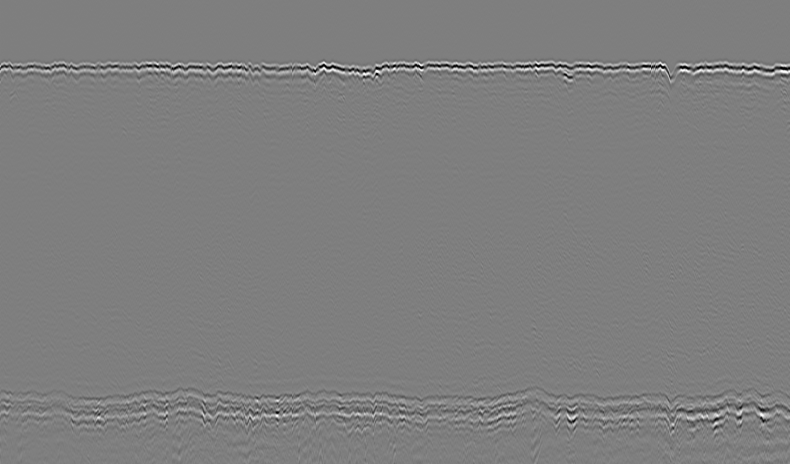
#> input picture imgd.BMP, 1580 x 928 px, found by its file name (shown at 1/2 size)
$ python tracker.py
#> lines starting #> are read from the running program, lines starting #| are printed output that depends on the picture; after the words box and inside, x2 and y2 are one past the last pixel; in counts of white or black regions, pixels touching at a corner belong together
import cv2 as cv
import numpy as np

def on_trackbar(val):
    threshold = val
    kernel = np.ones((3,3),np.uint8)
    opening = cv.morphologyEx(gray_image, cv.MORPH_OPEN, kernel)
    closing = cv.morphologyEx(opening, cv.MORPH_CLOSE, kernel)
    dilation = cv.dilate(closing,kernel,iterations = 1)
    erosion = cv.erode(dilation,kernel,iterations = 1)
    #blackhat = cv.morphologyEx(gray_image, cv.MORPH_BLACKHAT, kernel)
    noise = cv.fastNlMeansDenoising(erosion, None, 15, 7, 21)

    _, thresholded = cv.threshold(noise, threshold, 255, cv.THRESH_BINARY)

    dilation = cv.dilate(thresholded,kernel,iterations = 2)
    erosion = cv.erode(dilation,kernel,iterations = 2)
    cv.imshow("Thresholded Image", erosion)

# Load the grayscale image
gray_image = cv.imread("C:\\Users\\karti\\OneDrive\\Desktop\\Project\\CV Assignment\imgd.BMP", cv.IMREAD_GRAYSCALE)
#> gray_image is the input picture: shape (928, 1580); min 0, max 254, mean 126.2
gray_image = cv.resize(gray_image,(800,600))
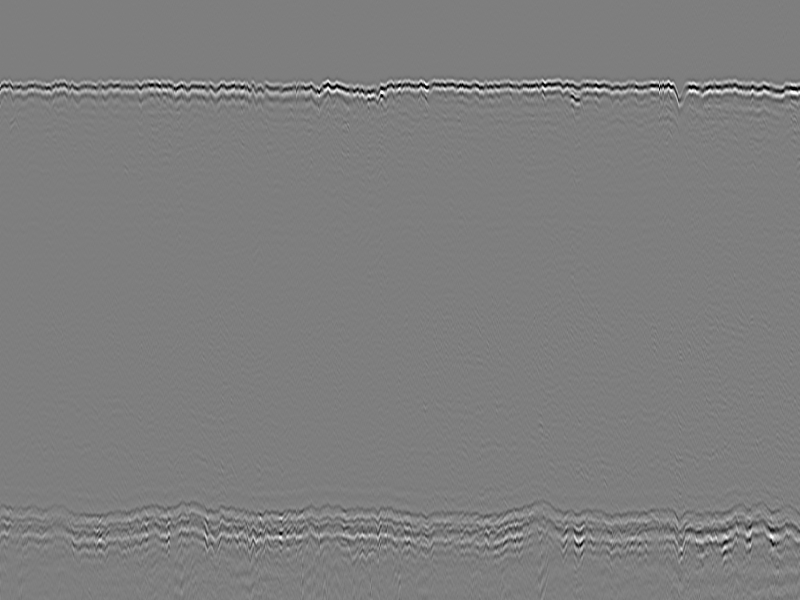
#> gray_image: shape (600, 800); min 0, max 254, mean 126

# Create a window
cv.namedWindow("Thresholded Image")

# Create a trackbar
threshold = 128
cv.createTrackbar("Threshold", "Thresholded Image", threshold, 255, on_trackbar)


# Show the image
on_trackbar(threshold)
#> in on_trackbar, `_, thresholded = cv.threshold(noise, threshold, 255, cv.THRESH_BINARY)`:
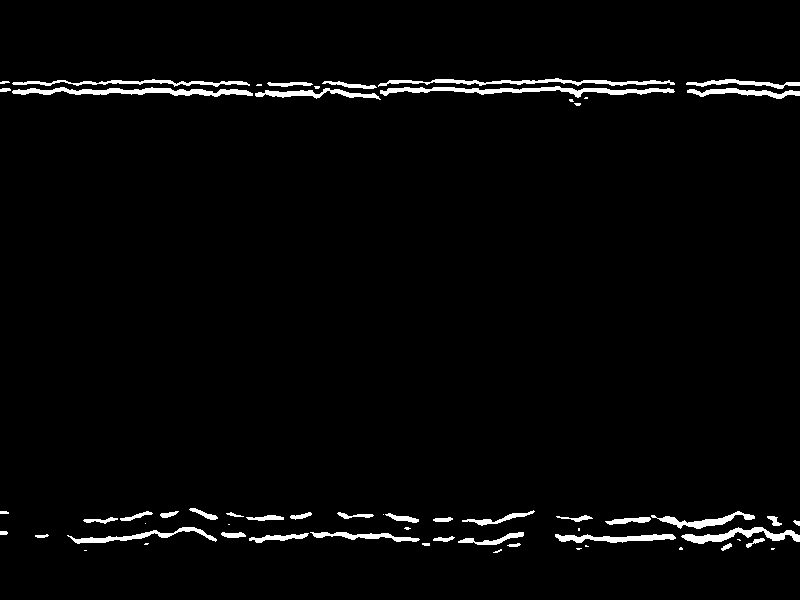
#> thresholded: shape (600, 800); 2.5% white; 60 white regions (18 under 20 px), largest, box (x1, y1, x2, y2) and area: (380, 86, 675, 98) 1278, (12, 87, 253, 97) 1162, (378, 78, 675, 87) 957
#> in on_trackbar, `dilation = cv.dilate(thresholded,kernel,iterations = 2)`:
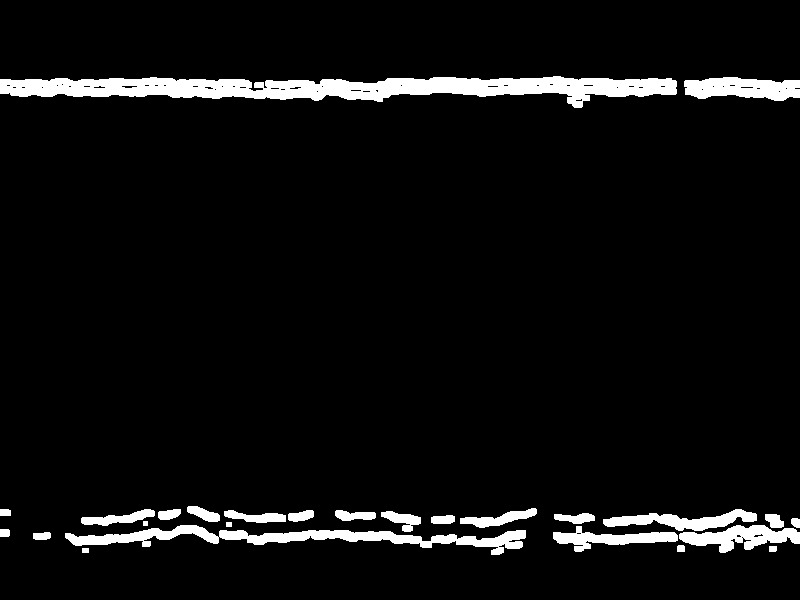
#> dilation: shape (600, 800); 5.7% white; 26 white regions, largest, box (x1, y1, x2, y2) and area: (0, 76, 677, 108) 11562, (65, 525, 526, 555) 4451, (684, 77, 800, 101) 2061
#> in on_trackbar, `erosion = cv.erode(dilation,kernel,iterations = 2)`:
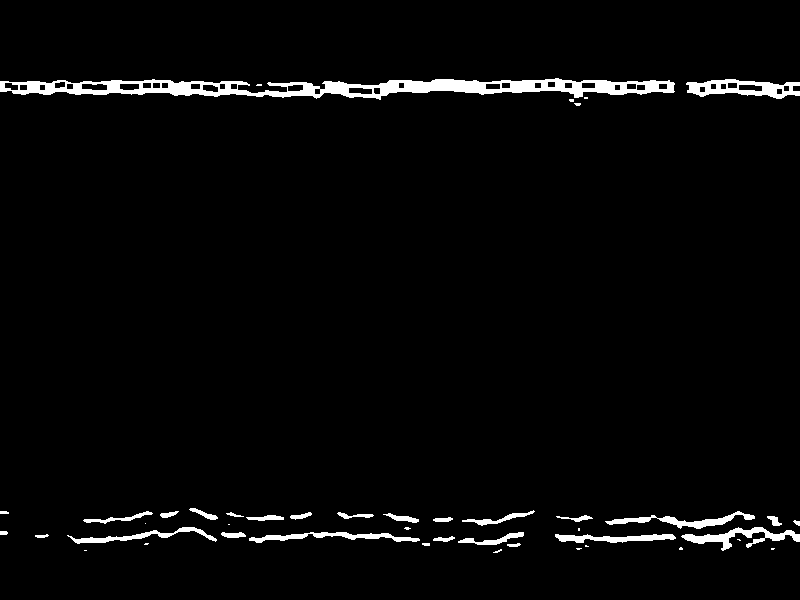
#> erosion: shape (600, 800); 2.9% white; 44 white regions (16 under 20 px), largest, box (x1, y1, x2, y2) and area: (0, 78, 675, 100) 6749, (686, 79, 800, 99) 1203, (681, 527, 800, 551) 941
cv.waitKey(0)
cv.destroyAllWindows()

$ run again, with imga.BMP copied over imgd.BMP
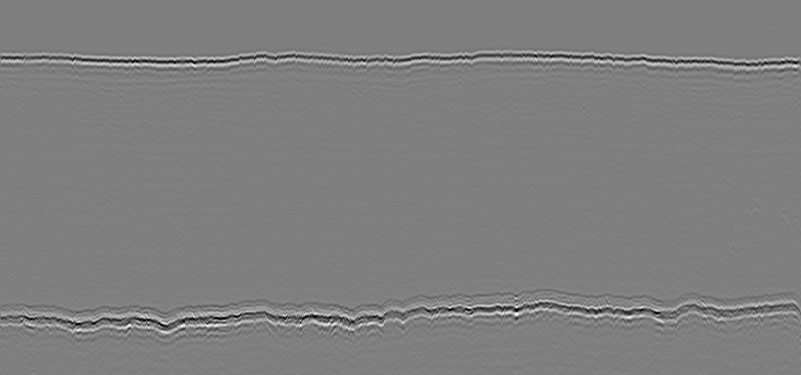
#> input picture imga.BMP, 1602 x 749 px, found by its file name (shown at 1/2 size)
#> gray_image is the input picture: shape (749, 1602); min 0, max 255, mean 126.8
#> gray_image: shape (600, 800)
#> in on_trackbar, `_, thresholded = cv.threshold(noise, threshold, 255, cv.THRESH_BINARY)`:
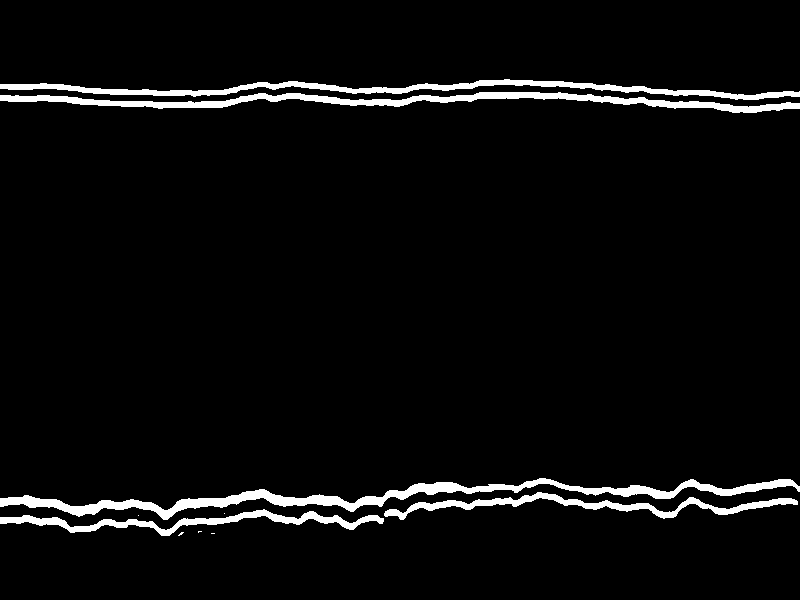
#> thresholded: shape (600, 800); 4.4% white; 10 white regions (5 under 20 px), largest, box (x1, y1, x2, y2) and area: (0, 478, 800, 520) 6444, (0, 92, 800, 113) 5008, (0, 79, 800, 100) 4367, (384, 492, 798, 520) 2629, (0, 509, 384, 536) 2537
#> in on_trackbar, `dilation = cv.dilate(thresholded,kernel,iterations = 2)`:
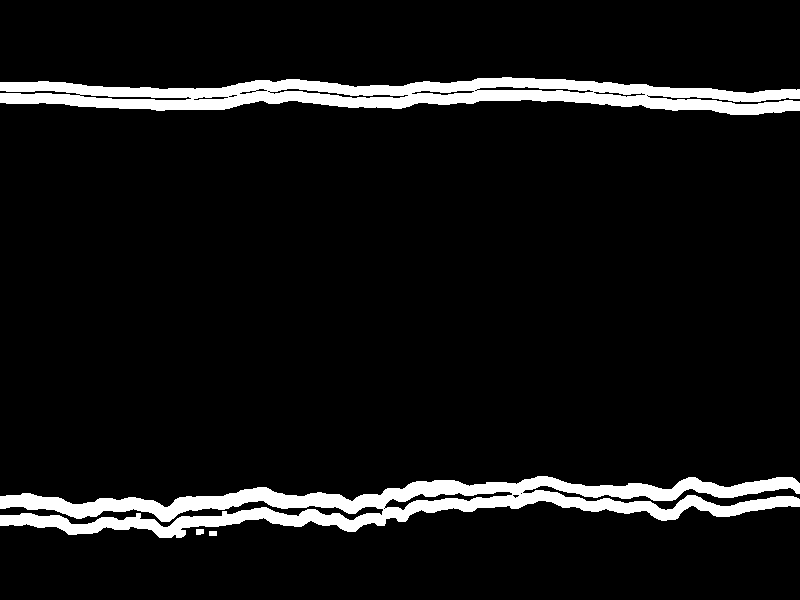
#> dilation: shape (600, 800); 7.6% white; 4 white regions, box (x1, y1, x2, y2) and area: (0, 476, 800, 538) 19935, (0, 77, 800, 115) 16480, (196, 529, 204, 535) 45, (209, 531, 217, 536) 40
#> erosion: shape (600, 800); 4.4% white; 7 white regions (3 under 20 px), largest, box (x1, y1, x2, y2) and area: (0, 478, 800, 520) 6491, (0, 492, 800, 536) 5291, (0, 92, 800, 113) 5039, (0, 79, 800, 100) 4390

$ run again, with imgb.BMP copied over imgd.BMP
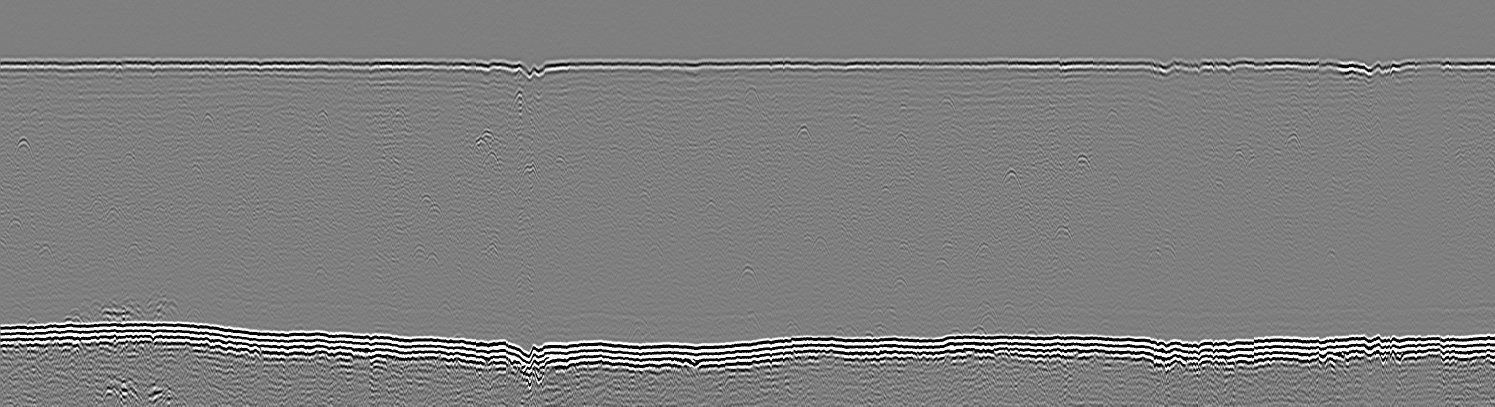
#> input picture imgb.BMP, 2990 x 813 px, found by its file name (shown at 1/2 size)
#> gray_image is the input picture: shape (813, 2990); min 0, max 255, mean 126.5
#> gray_image: shape (600, 800)
#> in on_trackbar, `_, thresholded = cv.threshold(noise, threshold, 255, cv.THRESH_BINARY)`:
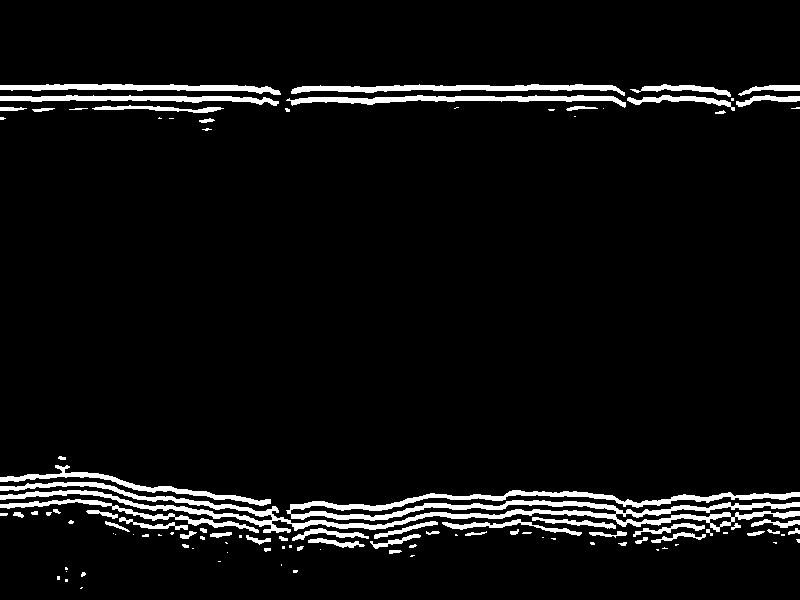
#> thresholded: shape (600, 800); 5.5% white; 105 white regions (49 under 20 px), largest, box (x1, y1, x2, y2) and area: (0, 482, 800, 533) 10218, (291, 84, 625, 96) 1781, (286, 95, 626, 108) 1752
#> in on_trackbar, `erosion = cv.erode(dilation,kernel,iterations = 2)`:
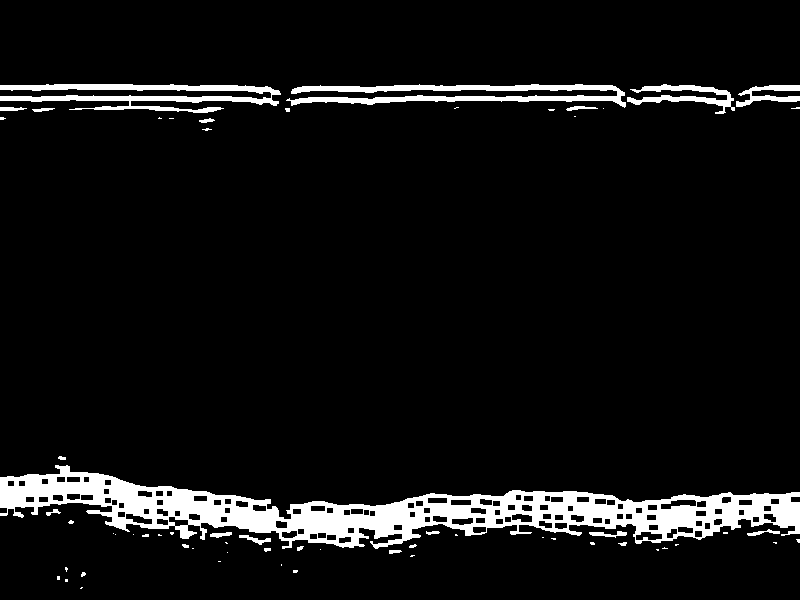
#> erosion: shape (600, 800); 7% white; 62 white regions (40 under 20 px), largest, box (x1, y1, x2, y2) and area: (0, 465, 800, 549) 23466, (286, 84, 626, 108) 3585, (0, 84, 281, 113) 3493

$ run again, with imgc.BMP copied over imgd.BMP
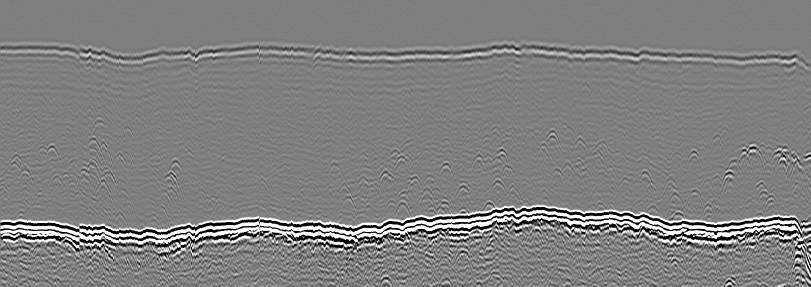
#> input picture imgc.BMP, 1621 x 573 px, found by its file name (shown at 1/2 size)
#> gray_image is the input picture: shape (573, 1621); min 0, max 255, mean 128.4
#> gray_image: shape (600, 800)
#> in on_trackbar, `_, thresholded = cv.threshold(noise, threshold, 255, cv.THRESH_BINARY)`:
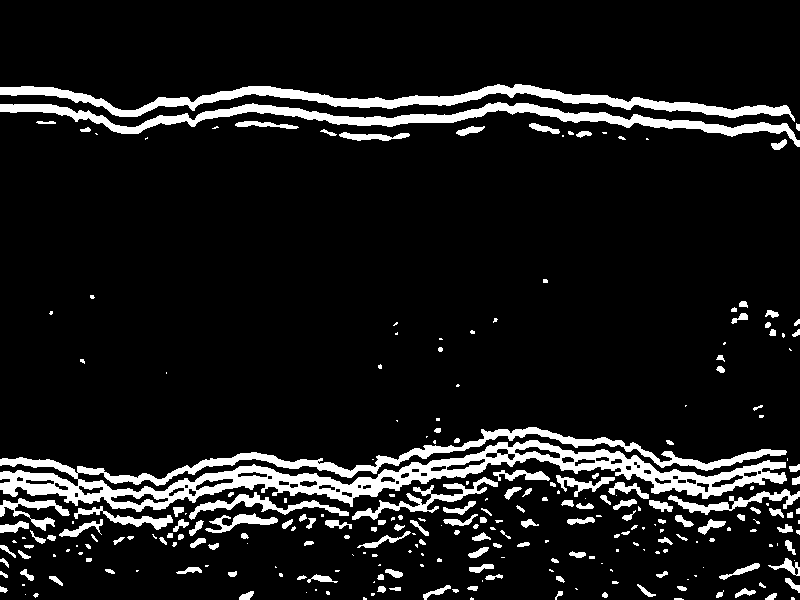
#> thresholded: shape (600, 800); 10.1% white; 266 white regions (119 under 20 px), largest, box (x1, y1, x2, y2) and area: (0, 427, 787, 512) 18477, (0, 84, 795, 122) 6863, (0, 102, 800, 147) 6743
#> in on_trackbar, `erosion = cv.erode(dilation,kernel,iterations = 2)`:
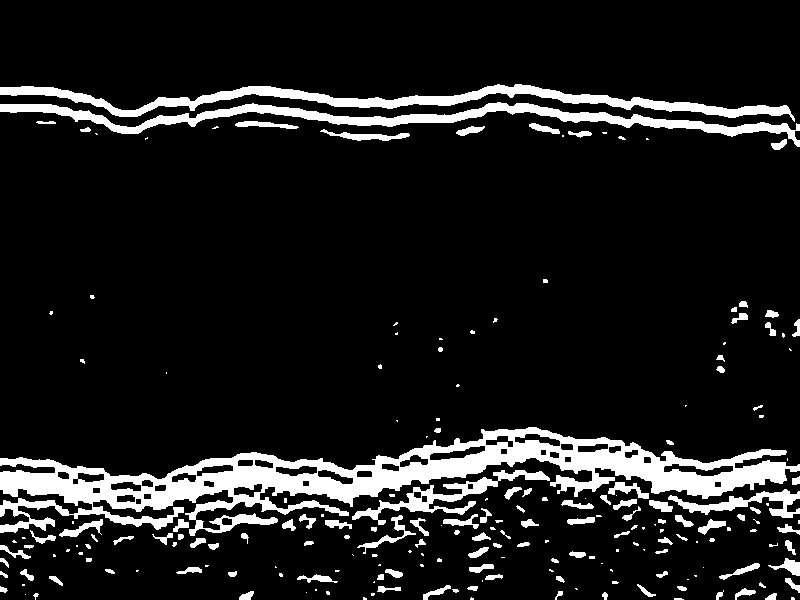
#> erosion: shape (600, 800); 11.1% white; 210 white regions (96 under 20 px), largest, box (x1, y1, x2, y2) and area: (0, 427, 800, 536) 26211, (0, 84, 795, 122) 6930, (0, 102, 800, 147) 6869
